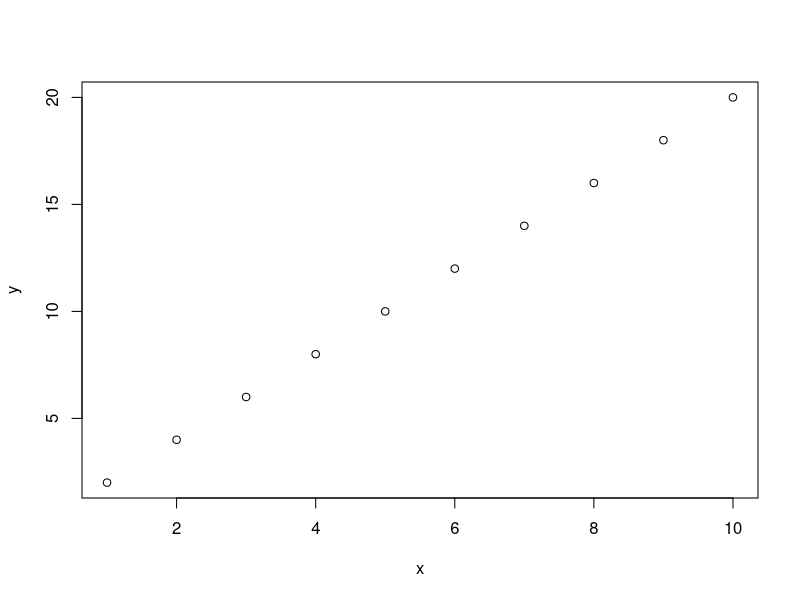

This figure's R source:
## ---- chunk 1
##do some basic plotting
x <- c(1:10)
y <- c(2,4,6,8,10,12,14,16,18,20)

plot(x,y)

